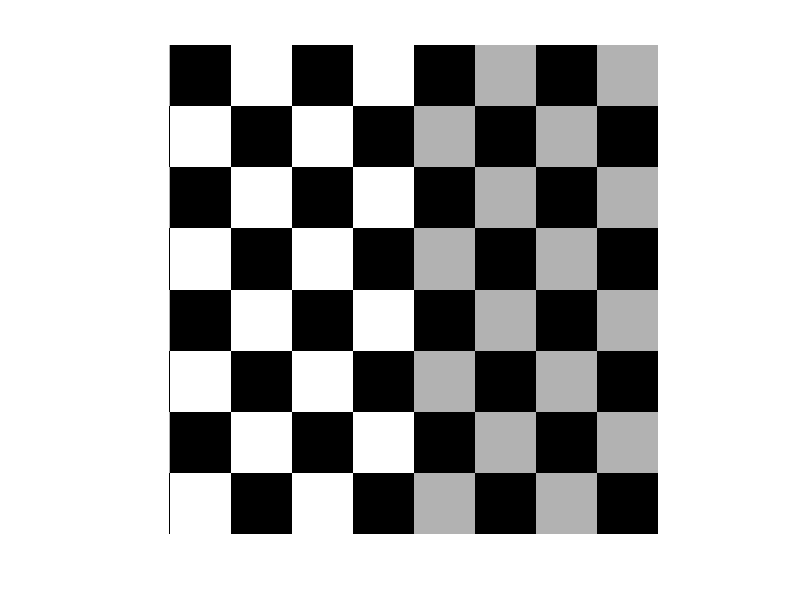
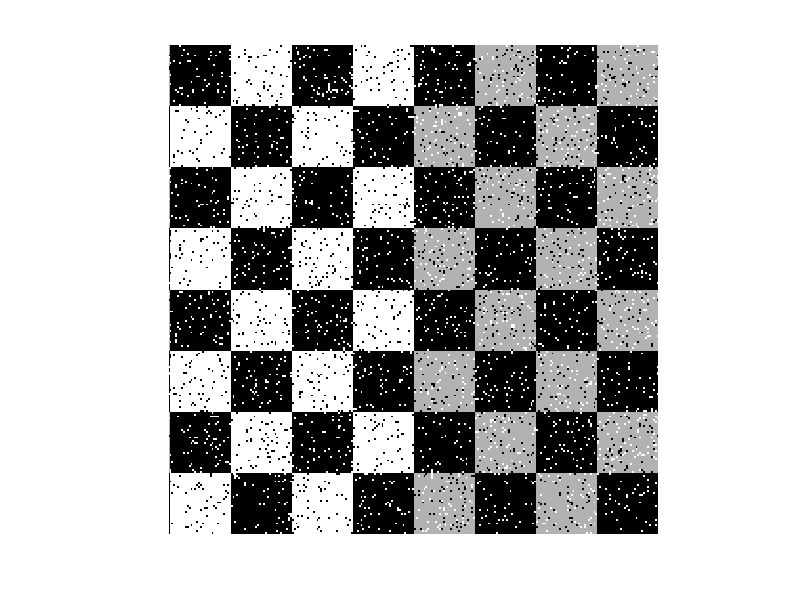
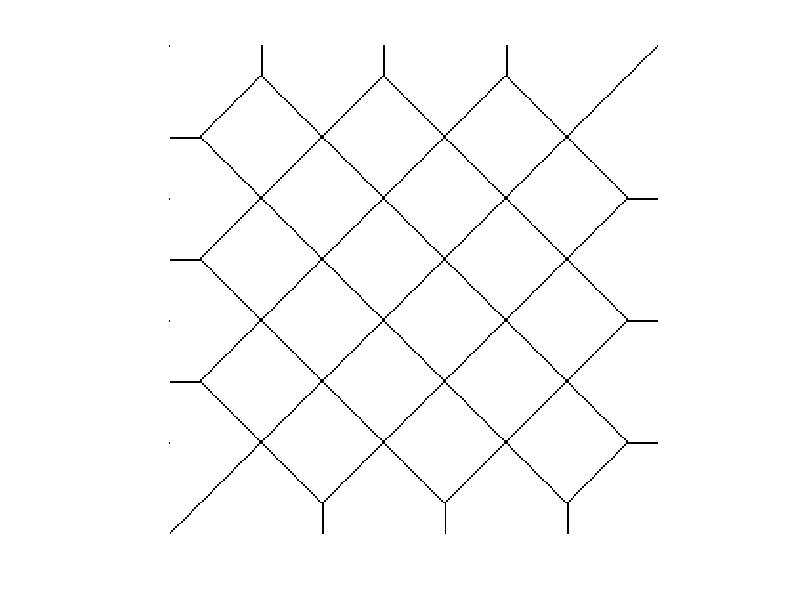
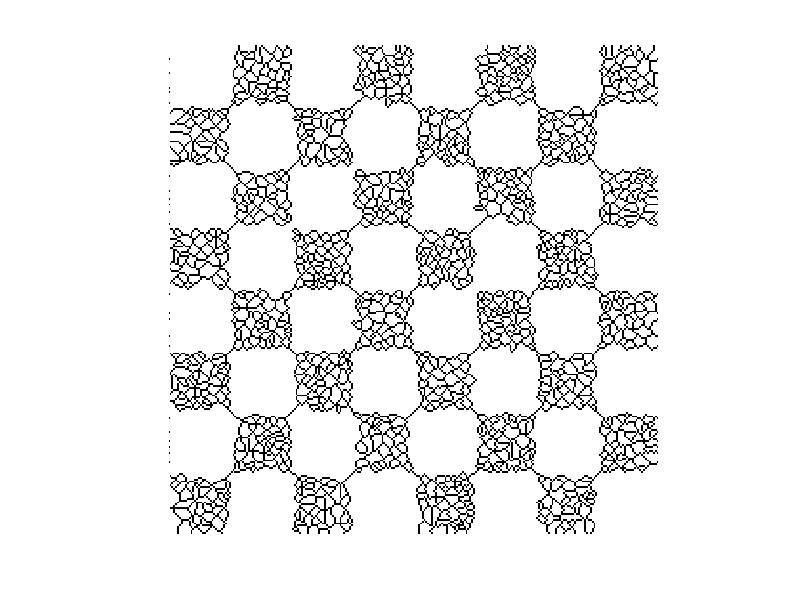

Recreate these plots in MATLAB, in order.
clc;
close all;
clear all;
x=checkerboard(32);
figure;
imshow(x)
a=imnoise(x,'salt & pepper',0.1);
b=watershed(x,4);
c=watershed(a,4);
figure;
imshow(a)
figure;
imshow(b)
figure;
imshow(c)
